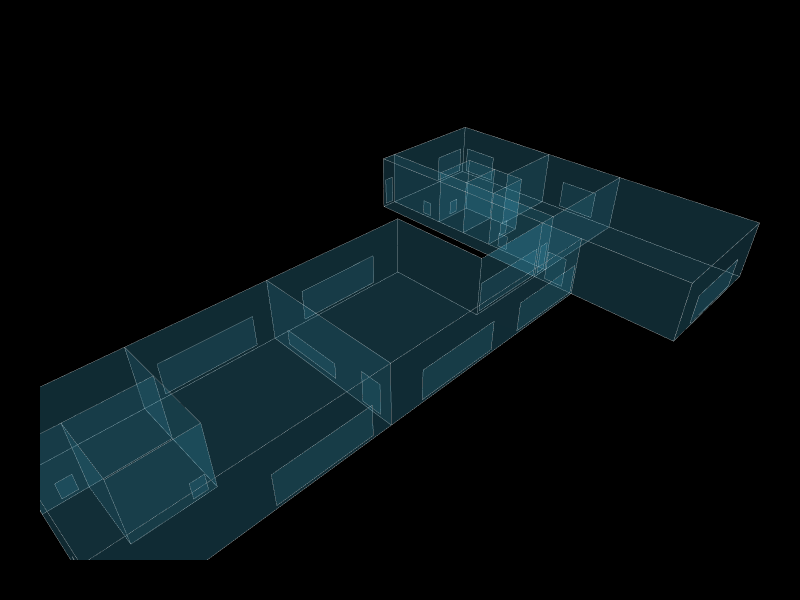

The notebook cell saved with this chart:
### Markdown cell above
## 12. Add Apertures to CellComplex

### Code cell
all_apertures = windows + doors
all_aperture_cluster = Cluster.ByTopologies(all_apertures)
for apt in all_apertures:
    Topology.SetDictionary(apt, Dictionary.ByKeysValues(["color"], ["#4CC9F0"]))

cc_apts = Topology.AddApertures(cc, all_apertures)

all_cells = Topology.Cells(cc_apts)
palette   = ["#E63946","#F4A261","#2A9D8F","#457B9D","#A8DADC",
             "#264653","#8338EC","#3A86FF","#FB5607","#FFBE0B"]
for i, cell in enumerate(all_cells):
    color = palette[i % len(palette)]
    Topology.SetDictionary(cell, Dictionary.ByKeysValues(["color", "id"], [color, i]))

print(f"CellComplex: {len(all_cells)} rooms, {len(all_apertures)} apertures")

fig = Topology.Show(
    cc_apts, all_aperture_cluster,
    faceColor="#4CC9F0", faceOpacity=0.12,
    edgeColor="white", edgeWidth=0.5,
    showVertices=False,
    backgroundColor="black",
    width=800, height=600,
    renderer=renderer
)
if fig:
    fig.write_html("Images/07_cellcomplex_apertures.html")

### Figure 1 — Plotly figure (JSON) as saved in the notebook; plotly's stock layout.template omitted (floating-point values rounded to 4 significant figures; data arrays with more than 128 entries replaced by an {"elided": "..."} marker saying what was removed)
{"data": [{"hoverinfo": "text", "legendgroup": "2", "legendrank": 2, "line": {"color": "white", "dash": "solid", "width": 0.5}, "marker": {"size": 0}, "mode": "lines", "name": "1: Untitled (Edges)", "showlegend": false, "text": "", "type": "scatter3d", "x": {"elided": "315 int values"}, "y": {"elided": "315 int values"}, "z": {"elided": "315 int values"}}, {"cmax": 1, "cmin": 0, "color": "#4CC9F0", "colorscale": [[0, "#440154"], [0.1111, "#482878"], [0.2222, "#3e4989"], [0.3333, "#31688e"], [0.4444, "#26828e"], [0.5556, "#1f9e89"], [0.6667, "#35b779"], [0.7778, "#6ece58"], [0.8889, "#b5de2b"], [1, "#fde725"]], "flatshading": true, "hoverinfo": "text", "hovertext": "", "i": {"elided": "154 int values"}, "j": {"elided": "154 int values"}, "k": {"elided": "154 int values"}, "legendgroup": "3", "legendrank": 3, "lighting": {"facenormalsepsilon": 0}, "name": "1: Untitled (Faces)", "opacity": 0.12, "showlegend": false, "showscale": false, "text": "", "type": "mesh3d", "x": [99, 99, 78, 78, 99, 75, 75, 75, 75, 75, 99, 75, 86, 78, 99, 86, 78, 86, 99, 86, 78, 75, 78, 78, 75, 78, 78, 78, 60, 35, 35, 60, 35, 60, 35, 60, 86, 86, 86, 99, 86, 99, 0, 0, 5, 15, 5, 15, 15, 0, 0, 5, 5, 15, 15, 15, 0, 0], "y": [7, 7, 7, 7, -17, 0, -17, 7, 7, 0, -17, -17, 19, 19, 22, 22, 19, 19, 22, 22, 43, 43, 31, 25, 43, 43, 31, 25, 7, 24, 0, 24, 0, 7, 24, 24, 25, 25, 31, 43, 31, 43, 17, 0, 7, 7, 17, 17, 24, 0, 17, 17, 7, 7, 17, 24, 24, 24], "z": [10, 0, 0, 10, 10, 10, 10, 10, 0, 0, 0, 0, 10, 10, 10, 10, 0, 0, 0, 0, 10, 10, 10, 10, 0, 0, 0, 0, 10, 10, 10, 10, 0, 0, 0, 0, 10, 0, 10, 10, 0, 0, 10, 10, 10, 10, 10, 10, 10, 0, 0, 0, 0, 0, 0, 0, 10, 0]}, {"hoverinfo": "text", "legendgroup": "6", "legendrank": 6, "line": {"color": "white", "dash": "solid", "width": 0.5}, "marker": {"size": 0}, "mode": "lines", "name": "2: Untitled (Edges)", "showlegend": false, "text": "", "type": "scatter3d", "x": {"elided": "276 float values"}, "y": {"elided": "276 float values"}, "z": {"elided": "276 float values"}}, {"cmax": 1, "cmin": 0, "color": "#4CC9F0", "colorscale": [[0, "#440154"], [0.1111, "#482878"], [0.2222, "#3e4989"], [0.3333, "#31688e"], [0.4444, "#26828e"], [0.5556, "#1f9e89"], [0.6667, "#35b779"], [0.7778, "#6ece58"], [0.8889, "#b5de2b"], [1, "#fde725"]], "flatshading": true, "hoverinfo": "text", "hovertext": "", "i": [0, 0, 4, 4, 8, 8, 12, 12, 16, 16, 20, 20, 24, 24, 28, 28, 32, 32, 36, 36, 40, 40, 44, 44, 48, 48, 52, 52, 56, 56, 60, 60, 64, 64, 68, 68, 72, 72, 76, 76, 80, 80, 84, 84, 88, 88], "j": [1, 2, 5, 6, 9, 11, 13, 14, 17, 18, 21, 22, 25, 26, 29, 30, 33, 34, 37, 38, 41, 42, 45, 46, 49, 50, 53, 54, 57, 58, 61, 62, 65, 66, 69, 70, 73, 74, 77, 78, 81, 82, 85, 86, 89, 90], "k": [2, 3, 6, 7, 10, 9, 14, 15, 18, 19, 22, 23, 26, 27, 30, 31, 34, 35, 38, 39, 42, 43, 46, 47, 50, 51, 54, 55, 58, 59, 62, 63, 66, 67, 70, 71, 74, 75, 78, 79, 82, 83, 86, 87, 90, 91], "legendgroup": "7", "legendrank": 7, "lighting": {"facenormalsepsilon": 0}, "name": "2: Untitled (Faces)", "opacity": 0.12, "showlegend": false, "showscale": false, "text": "", "type": "mesh3d", "x": [98, 98, 91, 91, 99, 99, 99, 99, 99, 99, 99, 99, 77.38, 77.38, 75.62, 75.62, 94, 94, 80, 80, 35, 35, 35, 35, 74.5, 74.5, 60.5, 60.5, 74.5, 74.5, 60.5, 60.5, 54.5, 54.5, 40.5, 40.5, 54.5, 54.5, 40.5, 40.5, 2.375, 2.375, 0.625, 0.625, 32, 32, 18, 18, 32, 32, 18, 18, 78, 78, 78, 78, 82.9, 82.9, 81.1, 81.1, 82.9, 82.9, 81.1, 81.1, 78, 78, 78, 78, 77.38, 77.38, 75.62, 75.62, 75, 75, 75, 75, 14, 14, 12.2, 12.2, 35, 35, 35, 35, 4, 4, 2.2, 2.2, 0, 0, 0, 0], "y": [43, 43, 43, 43, 35, 35, 42, 42, 11, 18, 18, 11, 43, 43, 43, 43, -17, -17, -17, -17, 10.38, 10.38, 20.38, 20.38, 7, 7, 7, 7, 0, 0, 0, 0, 0, 0, 0, 0, 24, 24, 24, 24, 24, 24, 24, 24, 24, 24, 24, 24, 0, 0, 0, 0, 33.2, 33.2, 35, 35, 31, 31, 31, 31, 19, 19, 19, 19, 15.2, 15.2, 17, 17, 7, 7, 7, 7, 1.875, 1.875, 5.125, 5.125, 7, 7, 7, 7, 1.875, 1.875, 5.125, 5.125, 17, 17, 17, 17, 1.875, 1.875, 5.125, 5.125], "z": [5.5, 0.5, 0.5, 5.5, 5.5, 0.5, 0.5, 5.5, 5.5, 0.5, 5.5, 0.5, 5.5, 0.5, 0.5, 5.5, 0.5, 5.5, 5.5, 0.5, 3.5, 1, 1, 3.5, 5.5, 0.5, 0.5, 5.5, 0.5, 5.5, 5.5, 0.5, 0.5, 5.5, 5.5, 0.5, 5.5, 0.5, 0.5, 5.5, 5.5, 3, 3, 5.5, 5.5, 0.5, 0.5, 5.5, 0.5, 5.5, 5.5, 0.5, 3, 0.5, 0.5, 3, 3, 0.5, 0.5, 3, 3, 0.5, 0.5, 3, 0.5, 3, 3, 0.5, 5.5, 0.5, 0.5, 5.5, 5.5, 0.5, 0.5, 5.5, 0.5, 3, 3, 0.5, 5.5, 0.5, 0.5, 5.5, 0.5, 3, 3, 0.5, 0.5, 5.5, 5.5, 0.5]}], "layout": {"autosize": true, "height": 600, "margin": {"b": 40, "l": 40, "r": 40, "t": 40}, "paper_bgcolor": "#000000", "plot_bgcolor": "#000000", "scene": {"aspectmode": "data", "camera": {"center": {"x": 0, "y": 0, "z": 0}, "eye": {"x": -1.25, "y": -1.25, "z": 1.25}, "projection": {"type": "perspective"}, "up": {"x": 0, "y": 0, "z": 1}}, "xaxis": {"visible": false}, "yaxis": {"visible": false}, "zaxis": {"visible": false}}, "showlegend": true, "width": 800, "xaxis": {"showgrid": false, "visible": false, "zeroline": false}, "yaxis": {"showgrid": false, "visible": false, "zeroline": false}}}
